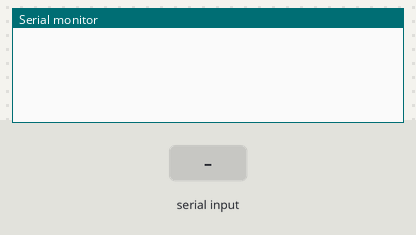
A sketch run on a simulated Arduino Uno, built with avr-gcc and run on an emulated ATmega328P. On the bench: the last lines printed to the serial monitor. The inputs (shaded band) are chosen by the test bench.

Above: at 1.2 s.
1.3 s: "90,45\n" received over Serial
At 2.4 s:
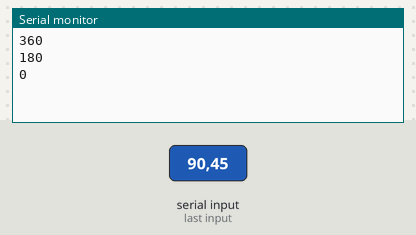
2.8 s: "30,150\n" received over Serial
At 3.6 s:
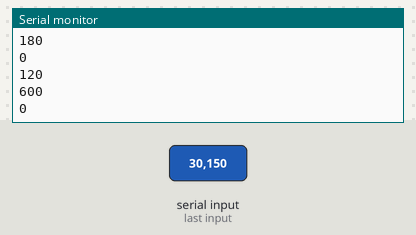
Timing chart, 0 to 5.8 s (numbered marks = the images above; inputs shaded):
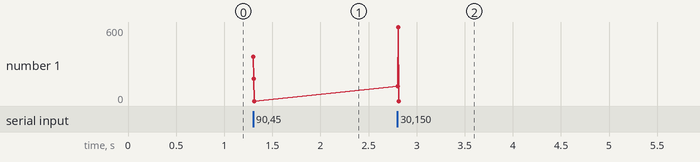

The sketch:

Android_control_two_servo_with_accelero.ino
```cpp
int accelero;

void setup() {
  Serial.begin(9600);
  Serial.setTimeout(5);
  //servo1.attach(9);                                  // servo1 on pin9
 // servo2.attach(10);                                 // servo2 on pin10
}

void loop()
{
  if (Serial.available())
  {
    accelero = Serial.parseInt();
     accelero = map(accelero, 0, 500, 0, 2000);   // mapping the servo2 received value and position range
     Serial.println(accelero);
  }
}
```

Measured:
- after the input at 1.3 s, the serial monitor: prints a new line at once (image 1)
- after the input at 2.8 s, the serial monitor: prints a new line at once (image 2)
